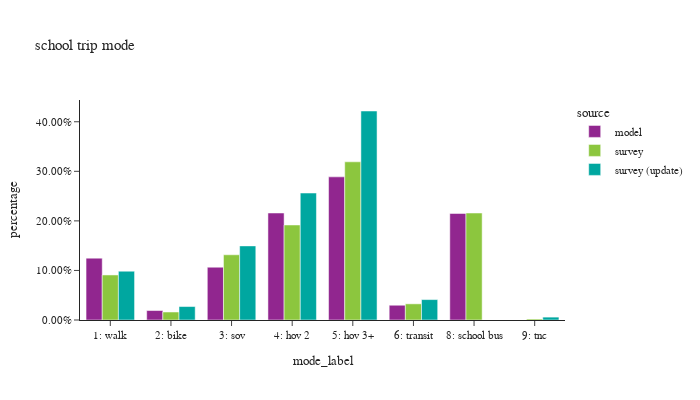

Write notebook code for a chart like this one.
### Code cell
df_plot = sc_trip.groupby(['source','mode_label'])['trexpfac'].sum().reset_index()
df_plot['percentage'] = df_plot.groupby(['source'], group_keys=False)['trexpfac']. \
    apply(lambda x: x / float(x.sum()))

df_plot_ct = sc_trip.groupby(['source','mode_label'])['trexpfac'].count().reset_index(). \
    rename(columns={'trexpfac':'sample count'})
df_plot = df_plot.merge(df_plot_ct, on=['source','mode_label'])

fig = px.bar(df_plot.sort_values(by=['source']), x="mode_label", y="percentage", color="source",
             barmode="group",hover_data=['sample count'],title="school trip mode")
fig.update_layout(height=400, width=700, font=dict(size=11),
                  xaxis = dict(dtick = 1, categoryorder='category ascending'),
                  yaxis=dict(tickformat=".2%"))
fig.show()

### Figure 1 — Plotly figure (JSON) as saved in the notebook; plotly's stock layout.template omitted (floating-point values rounded to 4 significant figures)
{"data": [{"alignmentgroup": "True", "customdata": [[72668], [11123], [62010], [125675], [168119], [17334], [125135], [6]], "hovertemplate": "source=model<br>mode_label=%{x}<br>percentage=%{y}<br>sample count=%{customdata[0]}<extra></extra>", "legendgroup": "model", "marker": {"color": "#91268F", "pattern": {"shape": ""}}, "name": "model", "offsetgroup": "model", "orientation": "v", "showlegend": true, "textposition": "auto", "type": "bar", "x": ["1: walk", "2: bike", "3: sov", "4: hov 2", "5: hov 3+", "6: transit", "8: school bus", "9: tnc"], "xaxis": "x", "y": [0.1248, 0.01911, 0.1065, 0.2159, 0.2888, 0.02978, 0.215, 1.031e-05], "yaxis": "y"}, {"alignmentgroup": "True", "customdata": [[1], [140], [40], [179], [159], [62], [29], [106]], "hovertemplate": "source=survey<br>mode_label=%{x}<br>percentage=%{y}<br>sample count=%{customdata[0]}<extra></extra>", "legendgroup": "survey", "marker": {"color": "#8CC63E", "pattern": {"shape": ""}}, "name": "survey", "offsetgroup": "survey", "orientation": "v", "showlegend": true, "textposition": "auto", "type": "bar", "x": ["9: tnc", "8: school bus", "6: transit", "5: hov 3+", "4: hov 2", "3: sov", "2: bike", "1: walk"], "xaxis": "x", "y": [0.002064, 0.2158, 0.03263, 0.3192, 0.1917, 0.1316, 0.01611, 0.09087], "yaxis": "y"}, {"alignmentgroup": "True", "customdata": [[118], [24], [56], [156], [168], [47], [5]], "hovertemplate": "source=survey (update)<br>mode_label=%{x}<br>percentage=%{y}<br>sample count=%{customdata[0]}<extra></extra>", "legendgroup": "survey (update)", "marker": {"color": "#00A7A0", "pattern": {"shape": ""}}, "name": "survey (update)", "offsetgroup": "survey (update)", "orientation": "v", "showlegend": true, "textposition": "auto", "type": "bar", "x": ["1: walk", "2: bike", "3: sov", "4: hov 2", "5: hov 3+", "6: transit", "9: tnc"], "xaxis": "x", "y": [0.09842, 0.02716, 0.1495, 0.2562, 0.4217, 0.04118, 0.005818], "yaxis": "y"}], "layout": {"barmode": "group", "font": {"size": 11}, "height": 400, "legend": {"title": {"text": "source"}, "tracegroupgap": 0}, "title": {"text": "school trip mode"}, "width": 700, "xaxis": {"anchor": "y", "categoryorder": "category ascending", "domain": [0.0, 1.0], "dtick": 1, "title": {"text": "mode_label"}}, "yaxis": {"anchor": "x", "domain": [0.0, 1.0], "tickformat": ".2%", "title": {"text": "percentage"}}}}
